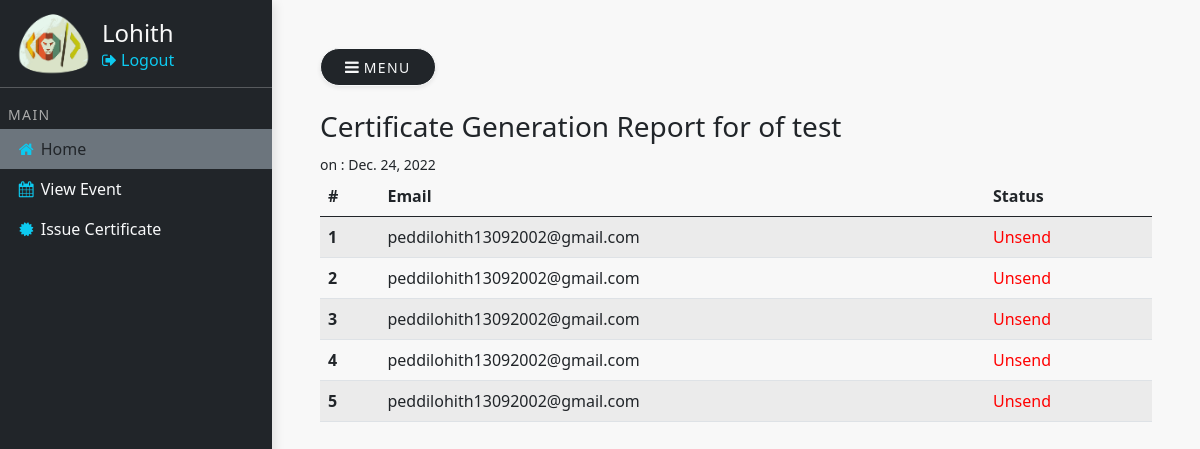
Page /certificate/2/test (signed in) on the committed database.
### certificate/models.py (models this page shows, shortened)
class Event(models.Model):
	user = models.ForeignKey(User, on_delete=models.CASCADE)
	event_name = models.CharField(max_length=250)
	date = models.DateField(auto_now_add=True)
	csv_file = models.FileField(upload_to="certificates/csv_files/")
	template = models.FileField(upload_to="certificates/templates/")
	email_column = models.CharField(max_length=250, null=True, blank=True)
	subject = models.CharField(max_length=250, null=True)
	message = models.TextField(null=True, blank=True)
	slug = models.SlugField(null=True, blank=True)

class Participant(models.Model):
	event = models.ForeignKey(Event, on_delete=models.CASCADE)
	email = models.CharField(max_length=250)
	status = models.BooleanField(default=False)

### certificate/views.py (the view, shortened to what this page needs)
# urls.py: path('<int:id>/<slug:slug>', track, name='track'),
@login_required
def track(request, id, slug):
    event = Event.objects.filter(slug=slug, id=id).first()
    if event.message:
        return render(request, 'certificate/track.html', {
            'event_name': event.event_name,
            'event_date': event.date,
            'participat_details': Participant.objects.filter(event=event)
        })

### templates/certificate/track.html
{% extends 'base.html' %}
{% block body %}
	<h3> Certificate Generation Report for {{event_type}} of {{event_name}}</h3>
	<small>on : {{event_date}}</small>
	<br/>
	<table class="table table-striped">
	  <thead>
	    <tr>
	      <th scope="col">#</th>
	      <th scope="col">Email</th>
	      <th scope="col">Status</th>
	    </tr>
	  </thead>
	  <tbody>
	  	{% for item in participat_details %}
	    <tr>
	      <th scope="row">{{forloop.counter}}</th>
	      <td>{{item.email}}</td>
	      {% if item.status %}
	      	<td style="color:green">Sent</td>
	      {% else %}
	      	<td style="color: red">Unsend</td>
	      {% endif %}
	    </tr>
	    {% endfor %}
	  </tbody>
	</table>
{% endblock %}

### templates/base.html (shortened to what this page needs)
<!DOCTYPE html>
{% load static %}
<html>
<head>
  <link rel="stylesheet" type="text/css" href="{% static 'css/bootstrap.min.css' %}">
  <link href="{% static 'font-awesome/css/font-awesome.min.css' %}" rel="stylesheet">
  <link rel="stylesheet" type="text/css" href="{% static 'css/style.css' %}">
</head>
<body>
<div class="vertical-nav bg-dark" id="sidebar">
  <div class="pt-2 pb-0 px-3 mb-1 bg-dark">
    <div class="media d-flex align-items-center"><img src="{% static 'img/logo.png' %}" alt="CodinGunda" width="75" class="mr-3 ">
      {% if request.user.is_authenticated %}
      <div class="media-body m-2 mt-0 mb-0 mr-0" style="padding-left: 3px;">
        <h4 class="m-0">{{request.user.first_name}}</h4>
        <p class="font-weight-light text-muted m-0"><a href="{% url 'logout' %}" class="text-decoration-none text-info"><i class="fa fa-sign-out"></i> Logout</a></p>
      </div>
      {% endif %}
    </div>
  </div>
  <hr class="mt-0" />
  <p class="text-gray font-weight-bold text-uppercase px-2 small pb-1 mb-0">Main</p>
  <ul class="nav flex-column bg-dark mb-0">
    <li class="nav-item">
      <a href="{% url 'home' %}" class="nav-link text-dark font-italic bg-secondary">
                <i class="fa fa-home mr-3 text-info fa-fw"></i>
                Home
            </a>
    </li>
    <li class="nav-item">
      <a href="{% url 'view_certificate_status' %}" class="nav-link text-light font-italic">
                <i class="fa fa-calendar mr-3 text-info fa-fw"></i>
                 View Event
            </a>
    </li>
    <li class="nav-item">
      <a href="{% url 'certificate-home' %}" class="nav-link text-light font-italic">
                <i class="fa fa-certificate mr-3 text-info fa-fw"></i>
                Issue Certificate
            </a>
    </li>
  </ul>
</div>
<div class="page-content p-5" id="content">
  <button id="sidebarCollapse" type="button" class="btn btn-light bg-dark text-light rounded-pill shadow-sm px-4 mb-4"><i class="fa fa-bars"></i><small class="text-uppercase font-weight-bold"> Menu</small></button>
  <main>
    {% block  body %}
    {% endblock body %}
  </main>
</div>
</body>
</html>

### static/css/style.css (style rules this page uses)
body { background-color: #f8f8f8; }
.vertical-nav { min-width: 17rem; width: 17rem; height: 100vh; position: fixed; top: 0; left: 0; box-shadow: 3px 3px 10px rgba(0, 0, 0, 0.1); transition: all 0.4s; color: #f8f8f8; }
.page-content { width: calc(100% - 17rem); margin-left: 17rem; transition: all 0.4s; }
body { background: #f8f8f8; }
.text-uppercase { letter-spacing: 0.1em; }
.text-gray { color: #aaa; }

### rows in the picture
Event: event_name "test", date "Dec. 24, 2022"
Participant: email "peddilohith13092002@gmail.com", status "Unsend"
Participant: email "peddilohith13092002@gmail.com", status "Unsend"
Participant: email "peddilohith13092002@gmail.com", status "Unsend"
Participant: email "peddilohith13092002@gmail.com", status "Unsend"
Participant: email "peddilohith13092002@gmail.com", status "Unsend"

### other values in the picture
{{ request.user.first_name }} "Lohith"
